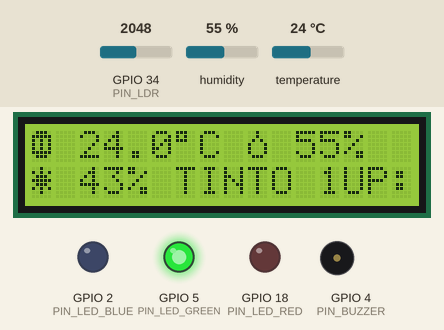
Recording of a sketch running on a simulated ESP32. Parts: 16×2 character LCD, output pins drawn as LEDs (lit = HIGH), buzzer (waves = sounding). Wiring (from diagram.json): PCF8574 port expander at I2C address 0x27; DHT22 sensor: data GPIO 15. Dashed ring = blinking. The test bench sets the inputs (shaded band); at power-on: humidity 55 %, temperature 24 °C, GPIO 34 (PIN_LDR) = 2048. WiFi joins after 1.5 s; servers stay silent unless stated; random numbers use the default seed unless the sketch sets one; what the sketch prints to the serial monitor is not drawn.

Above: at 4.29 s.
4.3 s: humidity set to 46 %
At 6.8 s:
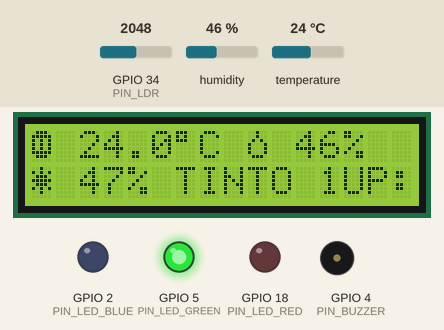
7.1 s: humidity set to 43 %
At 9.2 s:
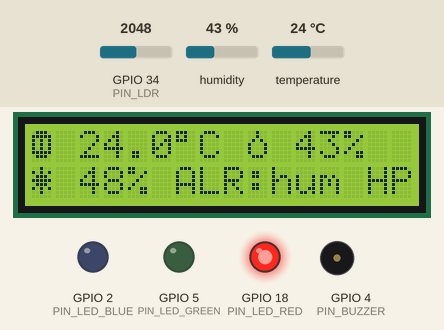
9.4 s: temperature set to 28 °C
At 11.3 s:
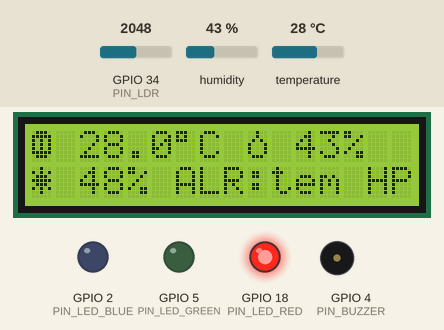
11.6 s: GPIO 34 (PIN_LDR) set to 1960
At 12.9 s:
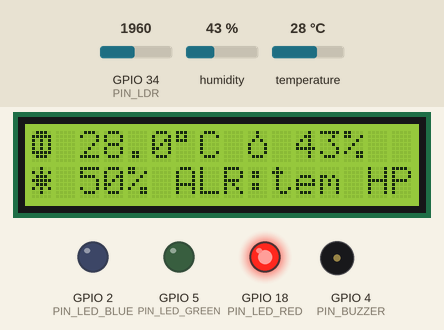
13.1 s: GPIO 34 (PIN_LDR) set to 1228
At 13.85 s:
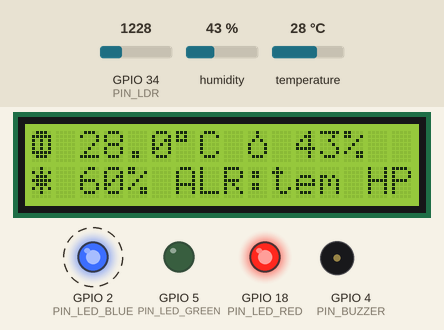
15.1 s: GPIO 34 (PIN_LDR) set to 491
At 17.65 s:
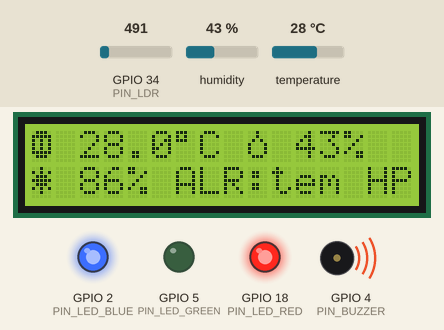
Timing chart, 0 to 18.1 s (numbered marks = the images above; inputs shaded):
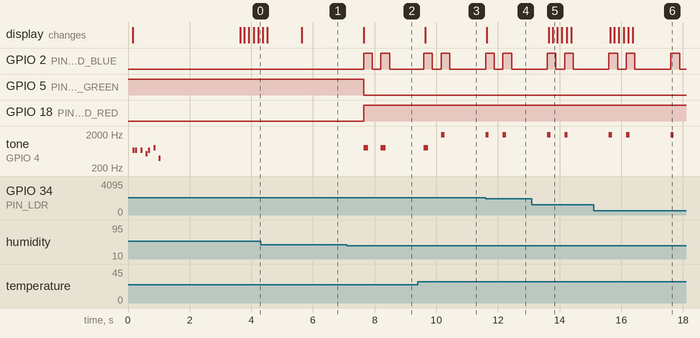

The sketch:

sketch.ino
```cpp
// CP5 VINHERIA AGNELLO · ESP32 WOKWI SOMMELIER IOT ARCADE (:1883)
#include <WiFi.h>
#include <Wire.h>
#include <math.h>

const char *WIFI_SSID = "Wokwi-GUEST", *WIFI_PASS = "", *MQTT_BROKER = "broker.hivemq.com";
const int MQTT_PORT = 1883;
const char *TOPIC_ATTRS = "/TEF/vine001/attrs", *TOPIC_CMD = "/TEF/vine001/cmd", *TOPIC_CMDEXE = "/TEF/vine001/cmdexe";

enum Pins { PIN_LED_BLUE = 2, PIN_BUZZER = 4, PIN_LED_GREEN = 5, PIN_DHT = 15, PIN_LED_RED = 18, PIN_LDR = 34, LCD_ADDR = 0x27 };

const uint8_t CHAR_COIN[8]={0x0E,0x1F,0x15,0x15,0x15,0x1F,0x0E,0x00}, CHAR_DROP[8]={0x04,0x04,0x0A,0x11,0x11,0x11,0x0E,0x00}, CHAR_STAR[8]={0x04,0x15,0x0E,0x1F,0x0E,0x15,0x04,0x00};

WiFiClient espClient;
String curMode = "normal", curPreset = "TINTO", curVerdict = "OK";
int curHealth = 100, soundStep = 0;
bool ledState = false, remoteSync = false;
unsigned long lastDhtMs = 0, lastLdrMs = 0, lastPubMs = 0, lastBlinkMs = 0, lastPingMs = 0, lastRetryMs = 0;
float validTemp = 15.5f, validHum = 68.0f, validLum = 12.0f, hwTemp = 15.5f, hwHum = 68.0f, hwLum = 12.0f;

void lcdExpanderWrite(uint8_t d) { Wire.beginTransmission(LCD_ADDR); Wire.write(d | 0x08); Wire.endTransmission(); }
void lcdWrite4(uint8_t v) { lcdExpanderWrite(v); lcdExpanderWrite(v | 0x04); delayMicroseconds(2); lcdExpanderWrite(v & ~0x04); delayMicroseconds(40); }
void lcdSend(uint8_t v, uint8_t m) { lcdWrite4((v & 0xF0) | m); lcdWrite4(((v << 4) & 0xF0) | m); }
void lcdCreateChar(uint8_t loc, const uint8_t map[8]) { lcdSend(0x40 | ((loc & 0x7) << 3), 0); for (int i = 0; i < 8; i++) lcdSend(map[i], 1); lcdSend(0x80, 0); }
void lcdInit() {
  Wire.begin(21, 22); Wire.setClock(400000); delay(40); lcdExpanderWrite(0x00); delay(15);
  lcdWrite4(0x30); delayMicroseconds(4500); lcdWrite4(0x30); delayMicroseconds(4500);
  lcdWrite4(0x30); delayMicroseconds(150);  lcdWrite4(0x20); delayMicroseconds(150);
  lcdSend(0x28, 0); lcdSend(0x0C, 0); lcdSend(0x06, 0); lcdSend(0x01, 0); delay(3);
  lcdCreateChar(0, CHAR_COIN); lcdCreateChar(1, CHAR_DROP); lcdCreateChar(2, CHAR_STAR);
}
void updateLcd() {
  lcdSend(0x80, 0); lcdSend(0x00, 1); lcdSend(' ', 1);
  String tStr = String(validTemp, 1) + (char)223 + "C ";
  for (int i = 0; i < tStr.length(); i++) lcdSend((uint8_t)tStr[i], 1);
  lcdSend(0x01, 1); lcdSend(' ', 1);
  String hStr = String((int)validHum) + "%" + (remoteSync ? " *" : "");
  for (int i = 0; i < hStr.length(); i++) lcdSend((uint8_t)hStr[i], 1);
  for (int i = 0; i < 16 - (4 + tStr.length() + hStr.length()); i++) lcdSend(' ', 1);

  lcdSend(0xC0, 0); lcdSend(0x02, 1); lcdSend(' ', 1);
  String lStr = String((int)validLum) + "% ";
  for (int i = 0; i < lStr.length(); i++) lcdSend((uint8_t)lStr[i], 1);
  String stat = (curMode == "normal") ? (curPreset + " 1UP:" + String(curHealth) + "%") : ("ALR:" + curMode.substring(0, 3) + " HP:" + String(curHealth) + "%");
  if (stat.length() > 10) stat = stat.substring(0, 10);
  for (int i = 0; i < stat.length(); i++) lcdSend((uint8_t)stat[i], 1);
  for (int i = 0; i < 16 - (2 + lStr.length() + stat.length()); i++) lcdSend(' ', 1);
}
bool readDht22(float &tOut, float &hOut) {
  uint8_t d[5] = {0, 0, 0, 0, 0}; pinMode(PIN_DHT, OUTPUT); digitalWrite(PIN_DHT, LOW); delayMicroseconds(1100);
  pinMode(PIN_DHT, INPUT_PULLUP);
  unsigned long t0 = micros();
  while (digitalRead(PIN_DHT) == HIGH) { if (micros() - t0 > 180) return false; }
  t0 = micros(); while (digitalRead(PIN_DHT) == LOW)  { if (micros() - t0 > 180) return false; }
  t0 = micros(); while (digitalRead(PIN_DHT) == HIGH) { if (micros() - t0 > 180) return false; }
  for (int i = 0; i < 40; i++) {
    t0 = micros(); while (digitalRead(PIN_DHT) == LOW) { if (micros() - t0 > 120) return false; }
    unsigned long hStart = micros();
    while (digitalRead(PIN_DHT) == HIGH) { if (micros() - hStart > 130) return false; }
    if ((micros() - hStart) > 40) d[i / 8] |= (1 << (7 - (i % 8)));
  }
  uint8_t sum = (d[0] + d[1] + d[2] + d[3]) & 0xFF;
  if (sum != d[4] || (d[0] == 0 && d[1] == 0 && d[2] == 0 && d[3] == 0)) return false;
  float h = ((uint16_t)(d[0] << 8) | d[1]) * 0.1f, t = ((uint16_t)((d[2] & 0x7F) << 8) | d[3]) * 0.1f;
  if (d[2] & 0x80) t = -t;
  if (isnan(t) || isnan(h) || t < -40.0f || t > 80.0f || h < 0.0f || h > 100.0f) return false;
  tOut = t; hOut = h; return true;
}
void mqttPub(const char* top, const String &pl) {
  if (!espClient.connected()) return;
  uint16_t tl = strlen(top), plLen = pl.length(); uint32_t rem = 2 + tl + plLen;
  espClient.write((uint8_t)0x30);
  do { uint8_t enc = rem % 128; rem /= 128; if (rem > 0) enc |= 128; espClient.write(enc); } while (rem > 0);
  espClient.write((uint8_t)(tl >> 8)); espClient.write((uint8_t)(tl & 0xFF));
  espClient.print(top); espClient.print(pl);
}
void mqttSub(const char* top) {
  uint16_t tl = strlen(top); uint8_t pkt[6] = {0x82, (uint8_t)(5 + tl), 0x00, 0x01, (uint8_t)(tl >> 8), (uint8_t)(tl & 0xFF)};
  espClient.write(pkt, 6); espClient.print(top); espClient.write((uint8_t)0x00);
}
void applyCommand(String msg) {
  int at = msg.indexOf('@'); if (at != -1) msg = msg.substring(at + 1);
  String prev = curMode, prevPr = curPreset; int sep = msg.indexOf('|');
  if (sep == -1) {
    msg.trim();
    if (msg == "normal" || msg == "temp" || msg == "hum" || msg == "lum" || msg == "multi") curMode = msg;
    else if (msg == "tinto" || msg == "branco" || msg == "rose" || msg == "brut" || msg == "espumante") { curPreset = (msg == "espumante") ? "BRUT" : msg; curPreset.toUpperCase(); }
    else return;
  } else {
    String cmd = msg.substring(0, sep), args = msg.substring(sep + 1);
    if (cmd == "live") { remoteSync = false; validTemp = hwTemp; validHum = hwHum; validLum = hwLum; }
    else if (cmd == "sync") {
      int p1 = args.indexOf('|'), p2 = args.lastIndexOf('|');
      if (p1 != -1 && p2 > p1) { validTemp = args.substring(0, p1).toFloat(); validHum = args.substring(p1 + 1, p2).toFloat(); validLum = args.substring(p2 + 1).toFloat(); remoteSync = true; }
    } else if (cmd == "diag") {
      int p1 = args.indexOf('|');
      if (p1 != -1) {
        curMode = args.substring(0, p1); String rest = args.substring(p1 + 1); int p2 = rest.indexOf('|');
        if (p2 != -1) { curHealth = rest.substring(0, p2).toInt(); String rest2 = rest.substring(p2 + 1); int p3 = rest2.indexOf('|'); if (p3 != -1) { curVerdict = rest2.substring(0, p3); curPreset = rest2.substring(p3 + 1); } }
      }
    } else if (cmd == "alert") { int p1 = args.indexOf('|'); curMode = (p1 != -1) ? args.substring(0, p1) : args; }
    else if (cmd == "preset" || cmd == "wine") { curPreset = args; curPreset.toUpperCase(); }
  }
  curMode.trim(); if (curMode.length() == 0) curMode = "normal";
  bool chg = (prev != curMode) || (prevPr != curPreset);
  if (curMode == "normal") {
    digitalWrite(PIN_LED_GREEN, HIGH); digitalWrite(PIN_LED_RED, LOW); digitalWrite(PIN_LED_BLUE, LOW); noTone(PIN_BUZZER); ledState = false;
    if (chg) { tone(PIN_BUZZER, 988, 70); delay(75); tone(PIN_BUZZER, 1319, 220); }
  } else {
    digitalWrite(PIN_LED_GREEN, LOW); digitalWrite(PIN_LED_RED, HIGH);
    if (chg) { tone(PIN_BUZZER, 440, 100); delay(110); tone(PIN_BUZZER, 220, 160); }
  }
  updateLcd(); Serial.println("[MARIO-ARCADE] Modo=" + curMode + " 1-UP=" + String(curHealth) + "%");
}
void checkMqtt() {
  if (espClient.connected()) return;
  unsigned long now = millis(); if (now - lastRetryMs < 2000) return; lastRetryMs = now;
  if (!espClient.connect(MQTT_BROKER, MQTT_PORT)) return;
  espClient.setNoDelay(true);
  String cid = "wokwi_v_" + String(random(10000, 99999)); uint16_t cLen = cid.length();
  uint8_t hdr[12] = {0x10, (uint8_t)(12 + cLen), 0x00, 0x04, 'M', 'Q', 'T', 'T', 0x04, 0x02, 0x00, 0x1E};
  espClient.write(hdr, 12); espClient.write((uint8_t)(cLen >> 8)); espClient.write((uint8_t)(cLen & 0xFF)); espClient.print(cid);
  unsigned long t0 = millis(); while (espClient.available() < 4 && (millis() - t0) < 800) yield();
  for (int i = 0; i < 4 && espClient.available(); i++) espClient.read();
  mqttSub(TOPIC_CMD);
  Serial.println("[MQTT] Conectado HiveMQ :1883 (/TEF/vine001)");
}
void mqttLoop() {
  if (!espClient.connected()) return;
  if (millis() - lastPingMs > 8000) { lastPingMs = millis(); uint8_t p[2] = {0xC0, 0x00}; espClient.write(p, 2); }
  while (espClient.available() >= 2) {
    uint8_t hdr = espClient.read(), enc = 0; uint32_t rem = 0, mult = 1;
    do { if (!espClient.available()) return; enc = espClient.read(); rem += (enc & 127) * mult; mult *= 128; } while ((enc & 128) != 0);
    uint8_t pkt[256]; uint16_t idx = 0;
    while (idx < rem && idx < 255 && espClient.available()) pkt[idx++] = espClient.read();
    pkt[idx] = 0;
    if ((hdr & 0xF0) == 0x30 && idx > 2) {
      uint16_t tl = ((uint16_t)pkt[0] << 8) | pkt[1];
      if (idx >= (uint16_t)(2 + tl)) {
        applyCommand(String((char*)(pkt + 2 + tl)));
        mqttPub(TOPIC_CMDEXE, "vine001@ack|OK");
      }
    }
  }
}
void handleActuators() {
  if (curMode == "normal") {
    digitalWrite(PIN_LED_GREEN, HIGH); digitalWrite(PIN_LED_RED, LOW);
    if (ledState) { digitalWrite(PIN_LED_BLUE, LOW); noTone(PIN_BUZZER); ledState = false; }
    return;
  }
  digitalWrite(PIN_LED_GREEN, LOW); digitalWrite(PIN_LED_RED, HIGH);
  unsigned long now = millis(), iv = (curMode == "multi") ? 150 : 280;
  if (lastBlinkMs == 0 || (now - lastBlinkMs >= iv)) {
    lastBlinkMs = (now == 0) ? 1 : now; ledState = !ledState;
    digitalWrite(PIN_LED_BLUE, ledState ? HIGH : LOW); soundStep = (soundStep + 1) % 4;
    if (!ledState) { noTone(PIN_BUZZER); return; }
    if (curMode == "temp") tone(PIN_BUZZER, (soundStep % 2 == 0) ? 2400 : 1900, 110);
    else if (curMode == "hum") tone(PIN_BUZZER, (soundStep % 2 == 0) ? 620 : 780, 150);
    else if (curMode == "lum") tone(PIN_BUZZER, (soundStep % 2 == 0) ? 1350 : 1650, 120);
    else if (curMode == "multi") { int f[4] = {880, 1175, 1480, 1760}; tone(PIN_BUZZER, f[soundStep], 100); }
  }
}
void readAndPubSensors() {
  unsigned long now = millis(); float t = hwTemp, h = hwHum, l = hwLum;
  if (now - lastDhtMs >= 1200) { lastDhtMs = now; readDht22(t, h); }
  if (now - lastLdrMs >= 150) {
    lastLdrMs = now; float rl = map(analogRead(PIN_LDR), 0, 4095, 100, 0);
    if (rl >= 0.0f && rl <= 100.0f) l = (hwLum * 0.7f) + (rl * 0.3f);
  }
  bool moved = (fabs(t - hwTemp) >= 0.2f) || (fabs(h - hwHum) >= 0.5f) || (fabs(l - hwLum) >= 1.0f);
  if (moved) { hwTemp = t; hwHum = h; hwLum = l; remoteSync = false; }
  if (!remoteSync) {
    validTemp = hwTemp; validHum = hwHum; validLum = hwLum;
    if (validTemp > 24.0f || validTemp < 5.0f) curMode = "temp";
    else if (validHum < 45.0f || validHum > 88.0f) curMode = "hum";
    else if (validLum > 65.0f) curMode = "lum";
    else curMode = "normal";
  }
  if (moved || (now - lastPubMs >= 1500)) {
    lastPubMs = now;
    String rFlag = remoteSync ? "|r|1" : "|r|0";
    mqttPub(TOPIC_ATTRS, "t|" + String(validTemp, 1) + "|h|" + String(validHum, 1) + "|l|" + String(validLum, 1) + rFlag);
    updateLcd();
    Serial.println("[MARIO-ARCADE] T:" + String(validTemp, 1) + "C | U:" + String(validHum, 0) + "% | L:" + String((int)validLum) + "% | 1-UP:" + String(curHealth) + "%");
  }
}
void setup() {
  Serial.begin(115200);
  pinMode(PIN_LED_GREEN, OUTPUT); pinMode(PIN_LED_RED, OUTPUT); pinMode(PIN_LED_BLUE, OUTPUT); pinMode(PIN_BUZZER, OUTPUT); pinMode(PIN_LDR, INPUT);
  digitalWrite(PIN_LED_GREEN, HIGH); digitalWrite(PIN_LED_RED, LOW); digitalWrite(PIN_LED_BLUE, LOW);
  lcdInit(); updateLcd();
  int mario[] = {659, 659, 0, 659, 0, 523, 659, 0, 784, 0, 392};
  for (int f : mario) { if (f) tone(PIN_BUZZER, f, 65); delay(85); }
  WiFi.mode(WIFI_STA); WiFi.setSleep(false); WiFi.begin(WIFI_SSID, WIFI_PASS, 6);
  while (WiFi.status() != WL_CONNECTED) delay(50);
  Serial.println("[MARIO-ARCADE] Wokwi Conectado! 1-UP Pronto!");
}
void loop() { checkMqtt(); mqttLoop(); handleActuators(); readAndPubSensors(); delay(2); }
```

Measured:
- the behaviour switches between 45 and 44 % on humidity (found by bisection; images 1 and 2)
- after the input at 7.1 s, GPIO 2 (PIN_LED_BLUE): alternates HIGH for 0.28 s and LOW for 0.28 s, 4 changes in all, then stays LOW, starting after 0.54 s; GPIO 5 (PIN_LED_GREEN): HIGH → LOW after 0.54 s
- after the input at 9.4 s, the display: changes after 0.24 s (image 3)
- after the input at 11.6 s, the display: changes at once (image 4)
- after the input at 13.1 s, the display: first changes after 0.54 s (image 5 shows a later state)
- after the input at 15.1 s, the display: first changes after 0.55 s (image 6 shows a later state)
